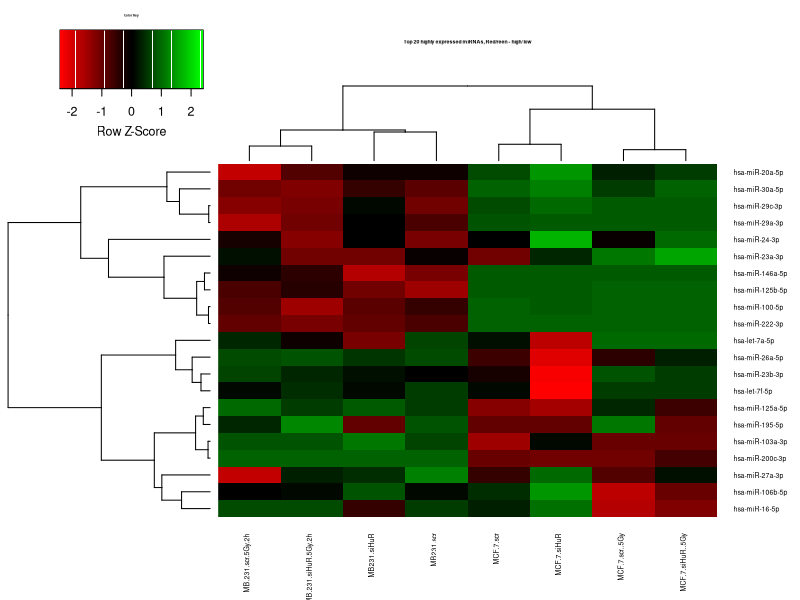
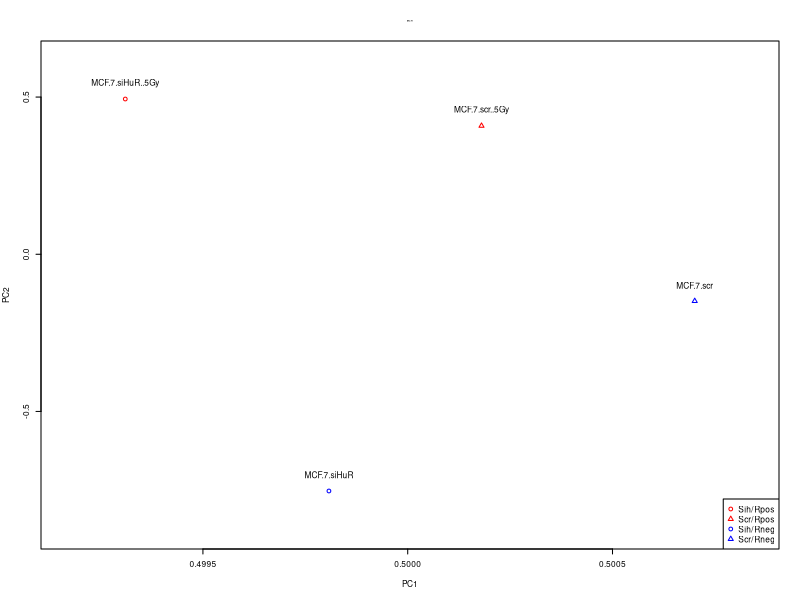
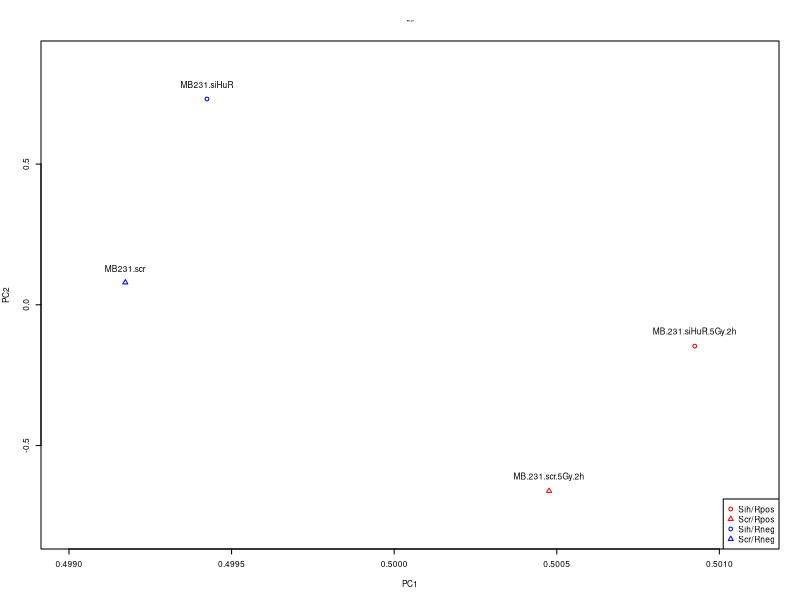
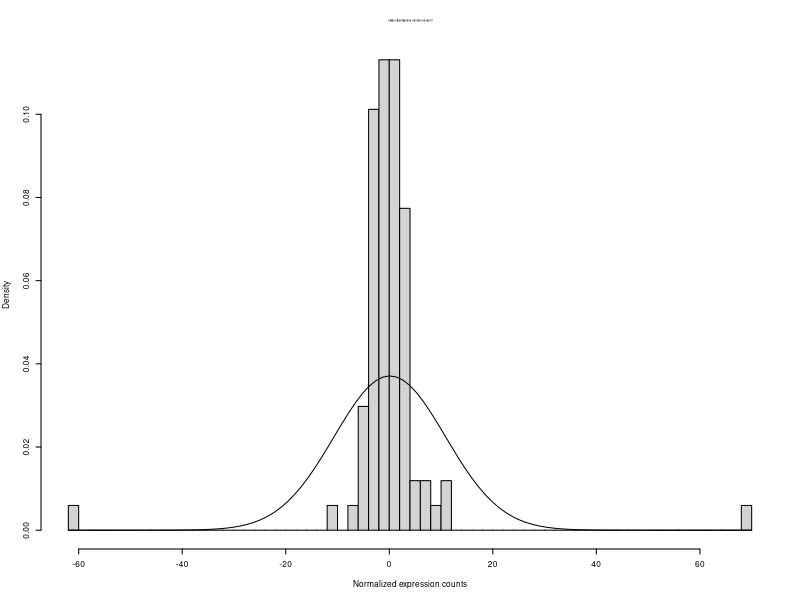
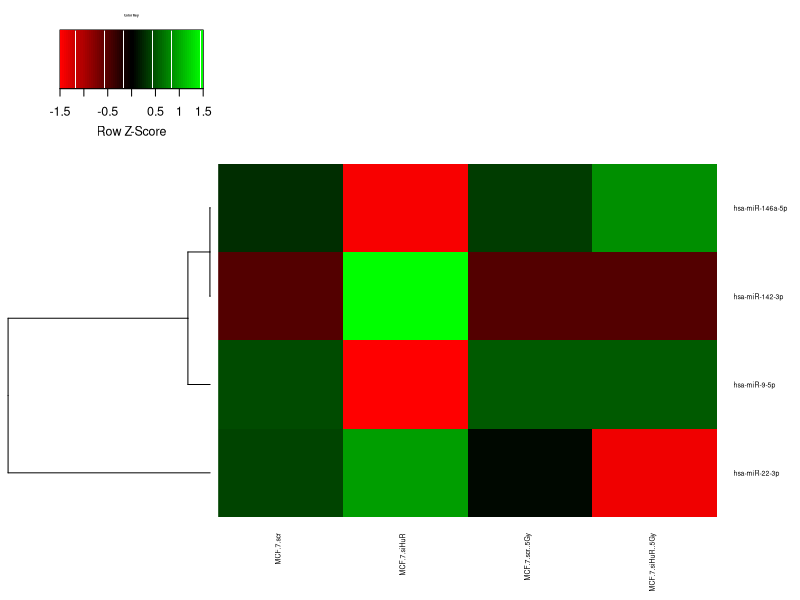

Here is the R script that generated these plots, in order: (Note: this script raises an error after producing the figures.)
## ---- chunk 1
library(knitr) 
opts_chunk$set(cache.path='cache/', fig.path='img/', cache=F, tidy=T, fig.keep='high', echo=F, dpi=300, out.width=700)
options(replace.assign=TRUE, width=120)
rname<-"results//"
## ---- chunk 2
X<-as.matrix(read.table("data//data_all.txt", sep="\t", header=T))
class(X)<-"numeric"
fNames<-readLines("data//featureNames.txt") # miRNA names
fType<-readLines("data//featureType.txt") # Targets and Housekeeping
# pheno Data frame of conditions
P = data.frame(Cell=factor(ifelse(grepl("231", tolower(colnames(X))), "MB231", "MCF7")),
               Rad=factor(ifelse(grepl("5gy", tolower(colnames(X))), "Rpos", "Rneg")),
               KD=factor(ifelse(grepl("sihur", tolower(colnames(X))), "Sih", "Scr")))

## ---- chunk 3
# Normalize by deltaCt 
normalizeCt = function(X, ref.genes) {
  Xn = X
  for (c in 1:ncol(Xn)) {
    Xn[,c] = X[,c] - mean(X[ref.genes, c], na.rm=T)
  }
  Xn
}

library(limma)
X[is.na(X)] = max(X, na.rm=T) # Replace undetected by maximum
Xn = normalizeQuantiles(normalizeCt(X, grep("Endogenous Control", fType))) # Normalize by Ct and quantile
rownames(Xn)<-fNames; colnames(Xn)<-colnames(X)
Xne = 2 ^ (- Xn[!(fType %in% "Endogenous Control"), ]) # Convert to copy number counts
## ---- chunk 4
suppressMessages(library(gplots))
rank.cor.dist = function(X) {
  ranks = t(apply(X, 2, function(x){rank(x, ties.method="average")}))
  as.dist((1-cor(ranks)) / 2)
}
#par(oma=c(5,0,0,5), mar=c(10, 4.1, 4.1, 5), cex.main=0.25)
par(cex.main=0.25)
heatmap.2(-Xne[order(-rowSums(Xne))[2:22],], col=redgreen(70), distfun=rank.cor.dist, 
          scale="row", density.info="none", trace="none", cexRow=0.5, cexCol=0.5, 
          main="Top 20 highly expressed miRNAs, Red/reen - high/low")
## ---- chunk 5
par(cex=0.5)
pcaVisual<-function(cellType){
  X.pca = Xne[,P$Cell==cellType]
  pca = prcomp(X.pca)$rotation
  x = pca[,1]
  y = pca[,2]
  xadj<-0.1*(max(x)-min(x))
  yadj<-0.1*(max(y)-min(y))
  plot(x,y,xlab="PC1", ylab="PC2", main=cellType,
       xlim=c(min(x) - xadj, max(x) + xadj), ylim=c(min(y) - yadj, max(y) + yadj),
       pch=ifelse(P$KD=="Sih", 1, 2),
       col=ifelse(P$Rad=="Rpos", "red", "blue")) 
  text(x,y+0.05,labels=rownames(pca))
  legend("bottomright", c("Sih/Rpos", "Scr/Rpos", "Sih/Rneg", "Scr/Rneg"), 
       col=c("red","red","blue","blue"),
       pch=c(1,2,1,2))
}
pcaVisual("MCF7")

pcaVisual("MB231")
## ---- chunk 6
Rad_KO_Interaction<-function(cellType, trimOutliers=FALSE){
  a<-(Xne[,P$Cell==cellType & P$KD=="Sih" & P$Rad=="Rpos"] /
      Xne[,P$Cell==cellType & P$KD=="Scr" & P$Rad=="Rpos"]) /
      (Xne[,P$Cell==cellType & P$KD=="Sih" & P$Rad=="Rneg"] /
      Xne[,P$Cell==cellType & P$KD=="Scr" & P$Rad=="Rneg"]) 
  for (i in 1:length(a)){
    if (a[i]<1) {a[i]<- -(1/a[i])} # Convert rations to +/- scale
  }
  a.out<-a
  fname<-cellType
  if (trimOutliers) {
    a<-a[!a==max(a)]
    a<-a[!a==min(a)]
    fname<-paste(fname, "trimmed", sep="_")
  }
  cut.min<-summary(a)[4]-1*sd(a, na.rm=T) # Low 1SD cutoff
  cut.max<-summary(a)[4]+1*sd(a, na.rm=T) # High 1SD cutoff

  par(cex=0.5)
  hist(a, n=length(unique(a)), freq=F, main=paste("Density distribution of the ratio for", cellType), xlab="Normalized expression counts")
  curve(dnorm(x, mean=mean(a), sd=sd(a)), add=T )
  
  cat("Min threshold:", cut.min, "how many miRNAs:", sum(a<cut.min), 
      "Max threshold:", cut.max, "how many miRNAs:", sum(a>cut.max), "\n")
  
  mtx<- -Xne[a.out<cut.min | a.out>cut.max, P$Cell==cellType]
  heatmap.2(mtx, Colv=F, col=redgreen(70), scale="row", density.info="none", trace="none", cexRow=0.5, cexCol=0.5)
  write.table(a.out[a.out<cut.min | a.out>cut.max], paste(rname, fname, ".txt", sep=""), sep="\t", row.names=T, col.names=F)
  cbind(rownames(mtx), X[fNames %in% rownames(mtx), P$Cell==cellType])
}
## ---- chunk 7
Rad_KO_Interaction("MCF7", trimOutliers=F)
## ---- chunk 8
Rad_KO_Interaction("MCF7", trimOutliers=T)
## ---- chunk 9
Rad_KO_Interaction("MB231", trimOutliers=F)
## ---- chunk 10
Rad_KO_Interaction("MB231", trimOutliers=T)
